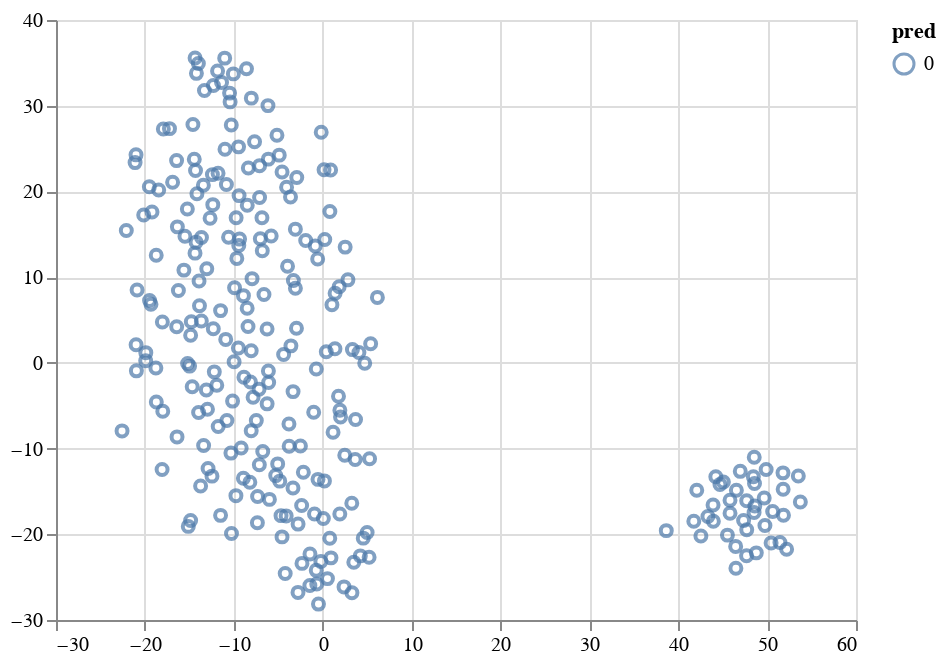

The notebook cell this image was saved under:
### Code cell
alt.Chart(er_df).mark_point().encode(
    x=alt.X('x', title=None),
    y=alt.Y('y', title=None),
    color=alt.Color('pred:N'),
)

### Figure 1 — Vega-Lite specification as saved in the notebook (floating-point values rounded to 4 significant figures; data arrays with more than 128 entries replaced by an {"elided": "..."} marker saying what was removed)
{"config": {"view": {"continuousWidth": 400, "continuousHeight": 300}}, "data": {"name": "data-b3986be83715e7b9f0f1557cfc96f9c4"}, "mark": "point", "encoding": {"color": {"field": "pred", "type": "nominal"}, "x": {"field": "x", "title": null, "type": "quantitative"}, "y": {"field": "y", "title": null, "type": "quantitative"}}, "$schema": "https://vega.github.io/schema/vega-lite/v4.17.0.json", "datasets": {"data-b3986be83715e7b9f0f1557cfc96f9c4": {"elided": "256 records"}}}
